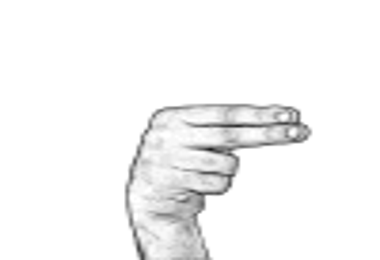
#> input picture Two-Way-Sign-Interpreter/sign_output_20250930_133154.gif, 380 x 260 px
$ python -i main.py   (imports and definitions only)
#> lines starting #> are read from the running program, lines starting #| are printed output that depends on the picture
import os
import sys
import time
from datetime import datetime
import PIL
import speech_recognition as sr
from PIL import Image

WORD_GIF_DEST = r"C:\Users\sdivy\OneDrive\Desktop\Sign-Language-Detection\Two-Way-Sign-Interpreter\filtered_data"
ALPHA_DEST = r"C:\Users\sdivy\OneDrive\Desktop\Sign-Language-Detection\Two-Way-Sign-Interpreter\Alphabet"

class Style:
    BLUE = '\033[94m'
    GREEN = '\033[92m'
    YELLOW = '\033[93m'
    RED = '\033[91m'
    BOLD = '\033[1m'
    END = '\033[0m'

# [21 lines left out: functions loading_animation, create_word_gif_map, not called in this run]

def process_gif_frames(gif_path):
#> called with gif_path = 'sign_output_20250930_133154.gif'
    frames = []
    try:
        im = Image.open(gif_path)
#> im is the input picture: PIL image 380x260 P; min 24, max 255, mean 246.3
        for frame_num in range(im.n_frames):
            im.seek(frame_num)
            frame_rgba = im.convert("RGBA")
            frame_rgb = Image.new("RGB", frame_rgba.size, (255, 255, 255))
            frame_rgb.paste(frame_rgba, mask=frame_rgba.split()[3])
            frame_rgb = frame_rgb.resize((380, 260))
            for _ in range(10):
                frames.append(frame_rgb)
#> this loop made 9 passes
#> pass 2, in process_gif_frames, `frame_rgba = im.convert("RGBA")`:
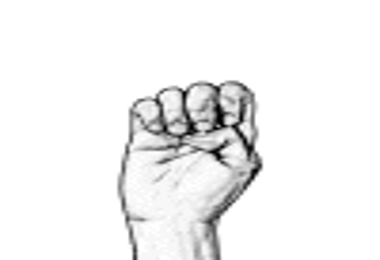
#> frame_rgba: PIL image 380x260 RGBA; mean R, G, B, A 242.7, 242.7, 242.7, 255
#> after the loop:
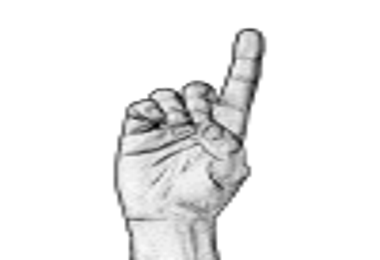
#> frame_rgb: PIL image 380x260 RGB; min 0, max 255, mean 239.2
#> after the loop, frames = 90 items
    except Exception as e:
        print(f"{Style.RED}Error processing GIF at {gif_path}: {e}{Style.END}")
    return frames

# [73 lines left out: functions text_to_sign_gif, main, not called in this run]

# [2 lines not run here, left out]

>>> result = process_gif_frames('sign_output_20250930_133154.gif')
#> result = 90 items
